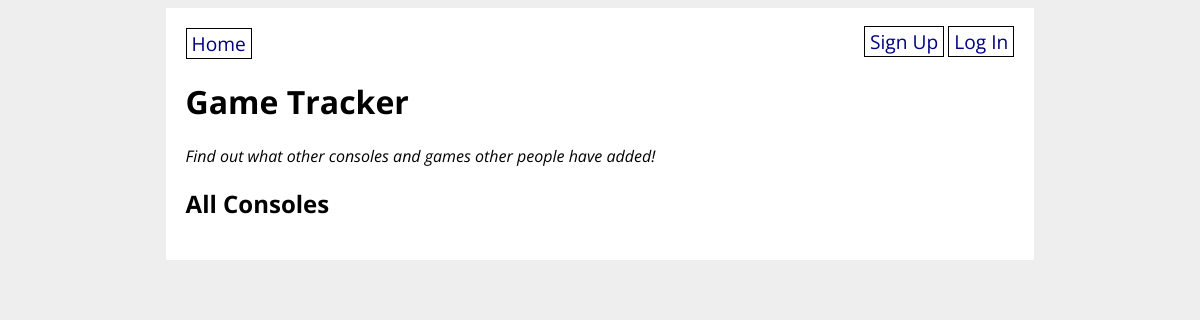
The app's page /, older data.
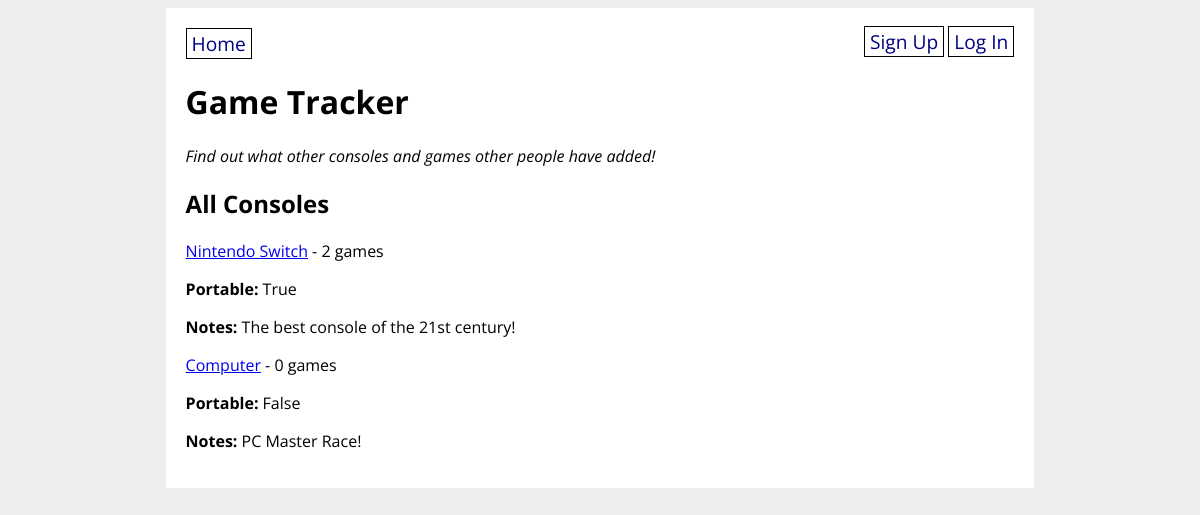
The same page, newer data.
### tracker_app/models.py (models this page shows, shortened)
class Console(db.Model):
    id = db.Column(db.Integer, primary_key=True)
    name = db.Column(db.String(80), nullable=False)
    company = db.Column(db.String(80))
    portable = db.Column(db.Boolean, nullable=False)
    console_notes = db.Column(db.String(200))
    games = db.relationship('Game', back_populates='console')
    users_who_own = db.relationship('User', secondary='user_console', back_populates='consoles_owned')
    def __repr__(self):
        return f'<Console: {self.name}>'

### tracker_app/main/routes.py (the view)
@main.route('/')
def homepage():
    all_consoles = Console.query.all()
    print(all_consoles)
    return render_template('home.html', all_consoles=all_consoles)

### tracker_app/templates/home.html
{% extends 'base.html' %}
{% block content %}
<h1>Game Tracker</h1>
<p><em>Find out what other consoles and games other people have added!</em></p>
<h2>All Consoles</h2>
{% for console in all_consoles %}
<div class="console">
    <a href="/console/{{ console.id }}">{{ console.name }}</a> -
    {{ console.games|length }} games
    <p><strong>Portable:</strong> {{ console.portable }}</p>
    <p><strong>Notes:</strong> {{ console.console_notes }}</p>
</div>
{% endfor %}
{% endblock %}

### tracker_app/templates/base.html (shortened to what this page needs)
<!DOCTYPE html>
<html>
    <head>
        <link rel="stylesheet" href="/static/styles.css">
    </head>
    <body>
        <div id="content">
            <nav>
                <a href="/">Home</a>
                <div>
                    {% if current_user.is_authenticated %}
                    <a href="/new_console">Create Console</a>
                    <a href="/new_game">Create Game</a>
                    <a href="/new_genre">Create Genre</a>
                    <a href="/profile">Your Profile</a>
                    <a href="/logout">Log Out</a>
                    {% else %}
                    <a href="/signup">Sign Up</a>
                    <a href="/login">Log In</a>
                    {% endif %}
                </div>
            </nav>
            {% block content %}{% endblock %}
        </div>
    </body>
</html>

### tracker_app/static/styles.css (style rules this page uses)
body { display: flex; flex-direction: column; align-items: center; background-color: #eee; font-family: 'Open Sans', sans-serif; }
#content { width: 70%; background-color: white; padding: 20px; }
nav { width: 100%; display: flex; flex-direction: row; justify-content: space-between; }
nav a { color: navy; text-decoration: none; border: 1px solid black; padding: 1px 5px; font-size: 1.2em; }

Row changes from the older to the newer data that the page shows:
added Console: name "Nintendo Switch", games|length "2", portable "True", console_notes "The best console of the 21st century!"
added Console: name "Computer", games|length "0", portable "False", console_notes "PC Master Race!"
